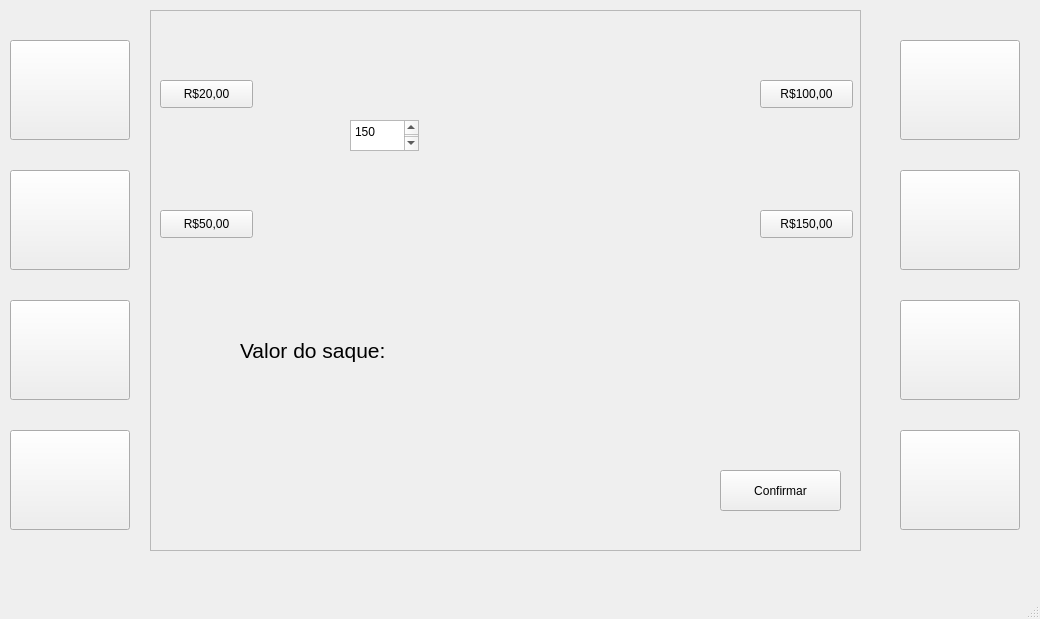
<?xml version="1.0" encoding="UTF-8"?>
<ui version="4.0">
 <class>MainWindow</class>
 <widget class="QMainWindow" name="MainWindow">
  <property name="geometry">
   <rect>
    <x>0</x>
    <y>0</y>
    <width>1040</width>
    <height>619</height>
   </rect>
  </property>
  <property name="windowTitle">
   <string>MainWindow</string>
  </property>
  <widget class="QWidget" name="centralwidget">
   <widget class="QPushButton" name="btn4">
    <property name="geometry">
     <rect>
      <x>10</x>
      <y>430</y>
      <width>120</width>
      <height>100</height>
     </rect>
    </property>
    <property name="text">
     <string/>
    </property>
   </widget>
   <widget class="QPushButton" name="btn6">
    <property name="geometry">
     <rect>
      <x>900</x>
      <y>170</y>
      <width>120</width>
      <height>100</height>
     </rect>
    </property>
    <property name="text">
     <string/>
    </property>
   </widget>
   <widget class="QFrame" name="frame">
    <property name="geometry">
     <rect>
      <x>150</x>
      <y>10</y>
      <width>711</width>
      <height>541</height>
     </rect>
    </property>
    <property name="frameShape">
     <enum>QFrame::StyledPanel</enum>
    </property>
    <property name="frameShadow">
     <enum>QFrame::Raised</enum>
    </property>
    <widget class="QLabel" name="label_2">
     <property name="geometry">
      <rect>
       <x>90</x>
       <y>320</y>
       <width>201</width>
       <height>41</height>
      </rect>
     </property>
     <property name="font">
      <font>
       <pointsize>16</pointsize>
      </font>
     </property>
     <property name="text">
      <string>Valor do saque:</string>
     </property>
    </widget>
    <widget class="QPushButton" name="saque20_2">
     <property name="geometry">
      <rect>
       <x>10</x>
       <y>70</y>
       <width>93</width>
       <height>28</height>
      </rect>
     </property>
     <property name="text">
      <string>R$20,00</string>
     </property>
    </widget>
    <widget class="QPushButton" name="saque50_2">
     <property name="geometry">
      <rect>
       <x>10</x>
       <y>200</y>
       <width>93</width>
       <height>28</height>
      </rect>
     </property>
     <property name="text">
      <string>R$50,00</string>
     </property>
    </widget>
    <widget class="QPushButton" name="saque150_2">
     <property name="geometry">
      <rect>
       <x>610</x>
       <y>200</y>
       <width>93</width>
       <height>28</height>
      </rect>
     </property>
     <property name="text">
      <string>R$150,00</string>
     </property>
    </widget>
    <widget class="QPushButton" name="saque100_2">
     <property name="geometry">
      <rect>
       <x>610</x>
       <y>70</y>
       <width>93</width>
       <height>28</height>
      </rect>
     </property>
     <property name="text">
      <string>R$100,00</string>
     </property>
    </widget>
    <widget class="QPushButton" name="confirmarBtn_2">
     <property name="geometry">
      <rect>
       <x>570</x>
       <y>460</y>
       <width>121</width>
       <height>41</height>
      </rect>
     </property>
     <property name="text">
      <string>Confirmar</string>
     </property>
    </widget>
    <widget class="QPlainTextEdit" name="plainTextEdit_2">
     <property name="geometry">
      <rect>
       <x>200</x>
       <y>110</y>
       <width>69</width>
       <height>31</height>
      </rect>
     </property>
     <property name="plainText">
      <string>150
</string>
     </property>
    </widget>
    <widget class="QLabel" name="valorSaque">
     <property name="geometry">
      <rect>
       <x>290</x>
       <y>320</y>
       <width>311</width>
       <height>41</height>
      </rect>
     </property>
     <property name="font">
      <font>
       <pointsize>16</pointsize>
      </font>
     </property>
     <property name="text">
      <string/>
     </property>
    </widget>
   </widget>
   <widget class="QPushButton" name="btn5">
    <property name="geometry">
     <rect>
      <x>900</x>
      <y>40</y>
      <width>120</width>
      <height>100</height>
     </rect>
    </property>
    <property name="text">
     <string/>
    </property>
   </widget>
   <widget class="QPushButton" name="btn1">
    <property name="geometry">
     <rect>
      <x>10</x>
      <y>40</y>
      <width>120</width>
      <height>100</height>
     </rect>
    </property>
    <property name="text">
     <string/>
    </property>
   </widget>
   <widget class="QPushButton" name="btn8">
    <property name="geometry">
     <rect>
      <x>900</x>
      <y>430</y>
      <width>120</width>
      <height>100</height>
     </rect>
    </property>
    <property name="text">
     <string/>
    </property>
   </widget>
   <widget class="QPushButton" name="btn3">
    <property name="geometry">
     <rect>
      <x>10</x>
      <y>300</y>
      <width>120</width>
      <height>100</height>
     </rect>
    </property>
    <property name="text">
     <string/>
    </property>
   </widget>
   <widget class="QPushButton" name="btn2">
    <property name="geometry">
     <rect>
      <x>10</x>
      <y>170</y>
      <width>120</width>
      <height>100</height>
     </rect>
    </property>
    <property name="text">
     <string/>
    </property>
   </widget>
   <widget class="QPushButton" name="btn7">
    <property name="geometry">
     <rect>
      <x>900</x>
      <y>300</y>
      <width>120</width>
      <height>100</height>
     </rect>
    </property>
    <property name="text">
     <string/>
    </property>
   </widget>
  </widget>
  <widget class="QMenuBar" name="menubar">
   <property name="geometry">
    <rect>
     <x>0</x>
     <y>0</y>
     <width>1040</width>
     <height>26</height>
    </rect>
   </property>
  </widget>
  <widget class="QStatusBar" name="statusbar"/>
 </widget>
 <resources/>
 <connections/>
</ui>
